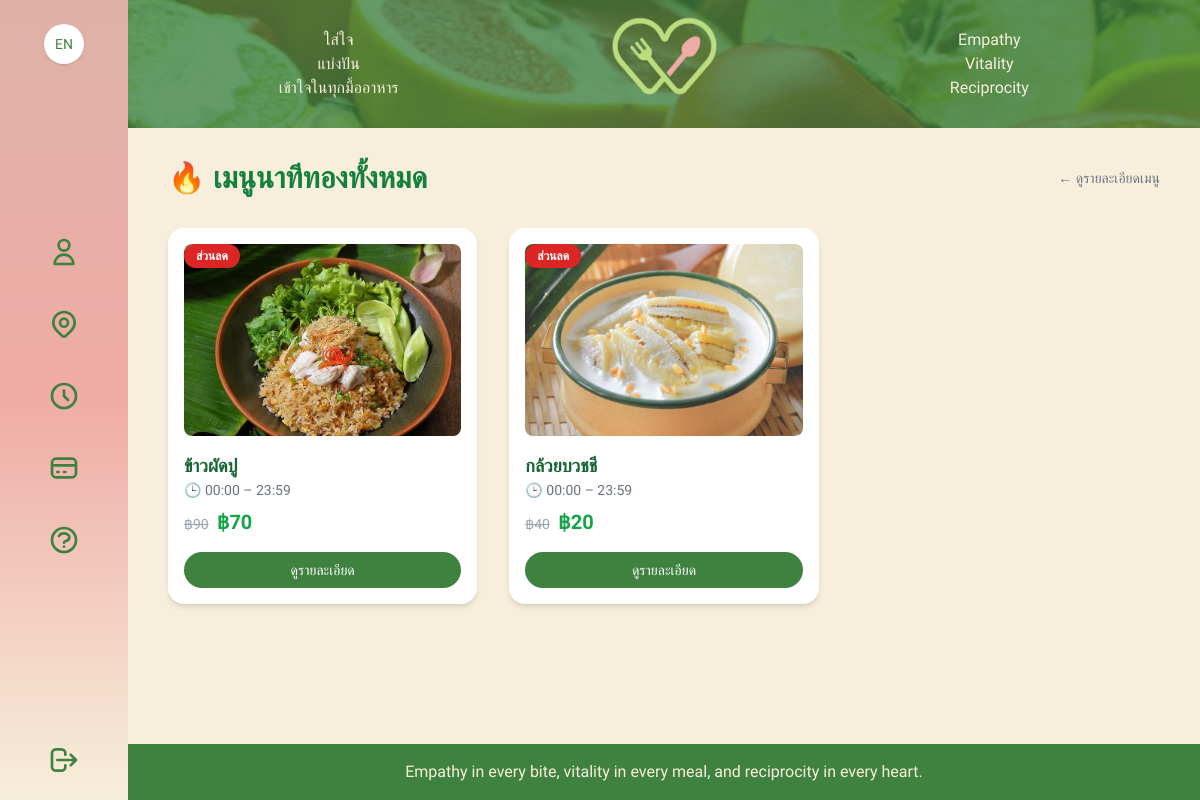
/flash/, run on the app's committed database.
### myapp/models.py (models this page shows, shortened)
class FlashMenu(models.Model):
    title            = models.CharField("ชื่อเมนู", max_length=100)
    menu             = models.ForeignKey(Menu, on_delete=models.CASCADE, verbose_name="เมนูหลัก", null=True)  # ← แก้ตรงนี้
    image            = models.ImageField("รูปเมนู", upload_to='flash_menus/')
    original_price   = models.DecimalField("ราคาต้นฉบับ", max_digits=8, decimal_places=2)
    discounted_price = models.DecimalField("ราคาหลังลด",   max_digits=8, decimal_places=2)
    start_time       = models.TimeField("เริ่ม (HH:MM)")
    end_time         = models.TimeField("จบ (HH:MM)")
    is_active        = models.BooleanField("เปิดใช้งาน", default=True)
    class Meta:
        verbose_name        = "เมนูนาทีทอง"
        verbose_name_plural = "เมนูนาทีทอง"

### myapp/views.py (the view)
# urls.py: path('flash/', views.flash_all, name='flash_all'),
def flash_all(request):
    current_time = now().time()
    flash_menus = FlashMenu.objects.filter(
        is_active=True,
        start_time__lte=current_time,
        end_time__gte=current_time
    )
    return render(request, 'flash_all.html', {
        'flash_menus': flash_menus,
    })

### myapp/templatetags/currency_filters.py (called while the page is built)
@register.filter
def currency(value, symbol='฿'):
    try:
        val = float(value)
    except (TypeError, ValueError):
        return value
    formatted = f"{val:,.0f}"
    return f"{symbol}{formatted}"

### myapp/templates/flash_all.html (shortened to what this page needs)
{% extends 'base.html' %}
{% load static %}
{% load currency_filters %}
{% load i18n %}
{% block content %}
<div class="container mx-auto px-4 py-8">
  <div class="flex items-center justify-between mb-8">
    <h1 class="text-3xl font-bold text-green-700">🔥 {% trans "All Flash Deal Menus" %}</h1>
    <a href="{% url 'home' %}" class="text-sm text-gray-500 hover:text-green-600 hover:underline">
      ← {% trans "Back to Home" %}
    </a>
  </div>
  {% if flash_menus %}
    <div class="grid grid-cols-1 sm:grid-cols-2 lg:grid-cols-3 gap-8">
      {% for item in flash_menus %}
        <div class="relative bg-white rounded-2xl shadow-md hover:shadow-xl transition p-4 flex flex-col">
          {% if item.image %}
            <a href="{% url 'flash_menu_detail' item.id %}">
              <img src="{{ item.image.url }}"
                   alt="{{ item.title }}"
                   class="w-full h-48 object-cover rounded-lg mb-4">
            </a>
            <div class="absolute top-4 left-4 bg-red-600 text-white text-xs px-3 py-1 rounded-full shadow font-bold">
              {% trans "Discount" %}
            </div>
          {% endif %}
          <h2 class="text-lg font-semibold text-green-800">{{ item.title }}</h2>
          <p class="text-sm text-gray-500 mb-2">
            🕒 {{ item.start_time|time:"H:i" }} – {{ item.end_time|time:"H:i" }}
          </p>
          <div class="flex items-baseline space-x-2 mb-4">
            <span class="text-gray-400 line-through text-sm">{{ item.original_price|currency:"฿" }}</span>
            <span class="text-xl font-bold text-green-600">{{ item.discounted_price|currency:"฿" }}</span>
          </div>
          <a href="{% url 'flash_menu_detail' item.id %}"
             class="mt-auto inline-block w-full bg-[#3F8240] hover:bg-[#2f6831] text-white font-medium text-sm py-2 rounded-full text-center transition">
            {% trans "View Details" %}
          </a>
        </div>
      {% endfor %}
    </div>
  {% else %}
    <p class="text-center text-gray-500 mt-10">😥 {% trans "No flash deals available at the moment" %}</p>
  {% endif %}
</div>
{% endblock %}

### myapp/templates/base.html (style rules this page uses)
body { font-family:'Prompt','Montserrat',sans-serif; }

### data on the page
FlashMenu: image (picture), title "ข้าวผัดปู", start_time "00:00", end_time "23:59", original_price "฿90", discounted_price "฿70"
FlashMenu: image (picture), title "กล้วยบวชชี", start_time "00:00", end_time "23:59", original_price "฿40", discounted_price "฿20"
